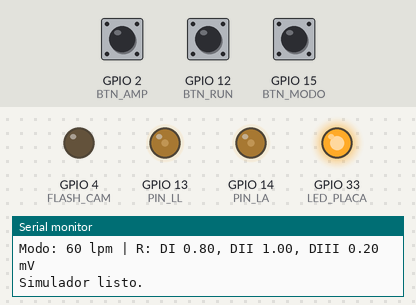
Bench run of a sketch on a simulated ESP32. Parts: output pins drawn as LEDs (lit = HIGH), the last lines printed to the serial monitor. Dashed ring = blinking. The inputs (shaded band) are chosen by the test bench; at power-on: GPIO 15 (BTN_MODO) HIGH, GPIO 2 (BTN_AMP) HIGH, GPIO 12 (BTN_RUN) HIGH.

Above: at 1.0 s.
1.8 s: GPIO 15 (BTN_MODO) pulled LOW for 0.15 s
At 2.43 s:
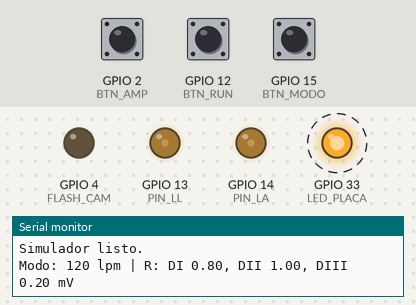
4.9 s: GPIO 15 (BTN_MODO) pulled LOW for 1 s
At 5.23 s:
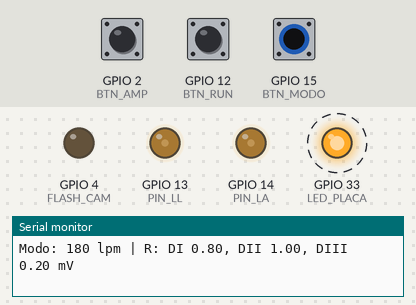
7.9 s: GPIO 2 (BTN_AMP) pulled LOW for 0.15 s
At 8.84 s:
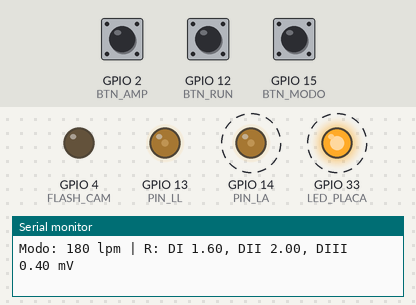
Timing chart, 0 to 10.8 s (numbered marks = the images above; inputs shaded):
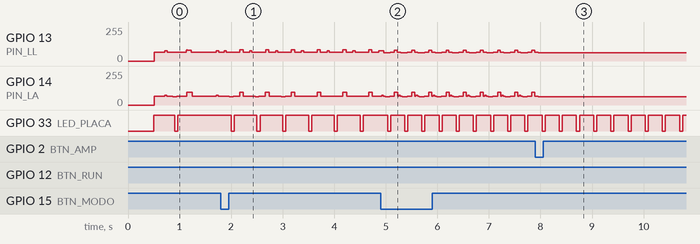

The sketch:

simulador_ecg_2canales.ino
```cpp
/*
  Simulador de ECG de 3 derivaciones con DOS CANALES — ESP32-CAM (AI-Thinker)
  ----------------------------------------------------------------------------
  Idea (pizarra del profe): dos señales independientes, V1 y V2, sobre una referencia.
    Canal LA: IO14 -> R1 1k -> [C1 100n] -> R2 10k -> [C2 10n] = TP_LA -> R3 220k -> LA -> 200 ohm -> GND
    Canal LL: IO13 -> R1 1k -> [C1 100n] -> R2 10k -> [C2 10n] = TP_LL -> R3 220k -> LL -> 200 ohm -> GND
    RA = N = GND (referencia)

  Derivaciones (las arma el lector restando bornes):
    DI   = LA - RA = V_LA              (canal 1)
    DII  = LL - RA = V_LL              (canal 2)
    DIII = LL - LA = V_LL - V_LA       (aparece sola: DII = DI + DIII)

  Pines ESP32-CAM:
    IO14 -> canal LA (DI)        IO13 -> canal LL (DII)
    IO15 -> botón MODO (a GND)   IO2  -> botón AMP (a GND)   IO12 -> botón RUN (a GND)
    LED de latido: el LED rojo de la placa (GPIO 33, se enciende en LOW)
    No usar IO4 (flash de la cámara) ni IO16 (PSRAM). No poner tarjeta microSD:
    IO2, IO12, IO13, IO14 e IO15 también son las líneas de la ranura SD.

  Placa: "AI Thinker ESP32-CAM" (paquete esp32 3.x). Para subir: base ESP32-CAM-MB.
*/

const int PIN_LA     = 14;
const int PIN_LL     = 13;
const int BTN_MODO   = 15;
const int BTN_AMP    = 2;
const int BTN_RUN    = 12;
const int LED_PLACA  = 33;         // LED rojo integrado (activo en LOW)
const int FLASH_CAM  = 4;          // flash de la cámara: apagado

// ---- PWM: se usa la primera frecuencia que la placa acepte ----
const uint32_t OPC_FREQ[] = {62500, 39062, 19531};
uint32_t PWM_FREQ = 0;
const uint8_t  PWM_BITS = 10;
const int      PWM_MAX  = (1 << PWM_BITS) - 1;

// ---- Circuito (igual para los dos canales) ----
const float VDD        = 3.3f;
const float G_FILTRO   = 0.952f;   // 220,2k / (11k + 220,2k)
// Atenuación TP / borne = (R3 + R4) / R4. Con los valores nominales: (220k + 200) / 200 = 1101.
// CALIBRACIÓN: mide R3 y R4 de cada canal con el multímetro y pon aquí el valor real de cada uno.
// Así DIII (que es la resta de los dos canales) queda dentro de la tolerancia.
const float ATEN_LA    = 1101.0f;  // canal LA (IO14)
const float ATEN_LL    = 1101.0f;  // canal LL (IO13)
const float TP_BASE    = 0.80f;    // línea base en cada TP (V)

// ---- Forma de cada derivación (alturas en mV, con escala 1) ----
// Cada canal tiene una forma distinta, para que la resta (DIII = DII - DI) dé una
// derivación con forma propia: R chica, S marcada y T invertida.
//                       P      Q       R      S       T
const float AMP_DI[]  = {0.10f, -0.03f, 0.80f, -0.05f, 0.35f};   // canal LA
const float AMP_DII[] = {0.15f, -0.12f, 1.00f, -0.30f, 0.20f};   // canal LL
//  => DIII (automática): P 0,05 · Q -0,09 · R 0,20 · S -0,25 · T -0,15 mV

const int   BPM[]   = {40, 60, 120, 180};
const int   N_MODOS = 5;           // 4 ritmos + calibración
int   modo      = 1;               // arranca en 60 lpm
float escala    = 1.0f;            // botón AMP: x1 / x2
bool  corriendo = true;

const int MAX_RR = 1500;
uint16_t tablaLA[MAX_RR], tablaLL[MAX_RR];
int largo = 1000, idxR = 400;

hw_timer_t* timer = nullptr;
volatile uint32_t ticks = 0;       // lo suma el timer cada 1 ms
uint32_t hechos = 0;               // milisegundos ya enviados a los PWM
void ARDUINO_ISR_ATTR onTimer() { ticks = ticks + 1; }

uint16_t mV_a_duty(float mv, float aten) {
  float tp   = TP_BASE + mv * aten / 1000.0f;
  float duty = tp / (G_FILTRO * VDD);
  return (uint16_t)constrain((int)roundf(duty * PWM_MAX), 0, PWM_MAX);
}

float g(float t, float c, float w, float a) { float x = (t - c) / w; return a * expf(-0.5f * x * x); }

// Arma un latido para una derivación con sus 5 alturas
void armar(uint16_t* tabla, const float* A, int RR, float aten) {
  float k = sqrtf(RR / 1000.0f), R = 0.40f * RR;
  static float e[MAX_RR];
  for (int i = 0; i < RR; i++) {
    float t = i;
    e[i] = g(t, R - 190 * k, 22 * k, A[0]) + g(t, R - 25, 8, A[1]) + g(t, R, 9, A[2])
         + g(t, R + 25, 8, A[3]) + g(t, R + 240 * k, 40 * k, A[4]);
  }
  float e0 = e[0], eN = e[RR - 1];
  for (int i = 0; i < RR; i++)
    tabla[i] = mV_a_duty((e[i] - (e0 + (eN - e0) * i / (float)(RR - 1))) * escala, aten);
}

void construirTablas() {
  if (modo == 4) {                                 // calibración: 1 mV en DI y DII, 1 Hz
    largo = 1000; idxR = 0;
    for (int i = 0; i < largo; i++) {
      tablaLA[i] = mV_a_duty(i < 500 ? 1.0f : 0.0f, ATEN_LA);
      tablaLL[i] = mV_a_duty(i < 500 ? 1.0f : 0.0f, ATEN_LL);
    }
    Serial.println("Modo: CALIBRACION 1 Hz / 1 mV (DI y DII; DIII = 0)");
    hechos = ticks;
    return;
  }
  int RR = 60000 / BPM[modo];
  largo = RR; idxR = (int)(0.40f * RR);
  armar(tablaLA, AMP_DI,  RR, ATEN_LA);
  armar(tablaLL, AMP_DII, RR, ATEN_LL);
  Serial.printf("Modo: %d lpm | R: DI %.2f, DII %.2f, DIII %.2f mV\n", BPM[modo],
                AMP_DI[2] * escala, AMP_DII[2] * escala, (AMP_DII[2] - AMP_DI[2]) * escala);
  hechos = ticks;                  // descarta el tiempo usado en recalcular: sin ráfagas al cambiar de modo
}

bool presionado(int pin, bool& previo, uint32_t& t0) {
  bool ahora = digitalRead(pin) == LOW, flanco = false;
  if (ahora && !previo && millis() - t0 > 200) { flanco = true; t0 = millis(); }
  previo = ahora;
  return flanco;
}

void setup() {
  Serial.begin(115200);
  delay(500);
  pinMode(FLASH_CAM, OUTPUT); digitalWrite(FLASH_CAM, LOW);
  pinMode(LED_PLACA, OUTPUT); digitalWrite(LED_PLACA, HIGH);   // apagado
  pinMode(BTN_MODO, INPUT_PULLUP);
  pinMode(BTN_AMP,  INPUT_PULLUP);
  pinMode(BTN_RUN,  INPUT_PULLUP);

  for (int i = 0; i < 3 && PWM_FREQ == 0; i++) {
    if (ledcAttach(PIN_LA, OPC_FREQ[i], PWM_BITS)) {
      if (ledcAttach(PIN_LL, OPC_FREQ[i], PWM_BITS)) PWM_FREQ = OPC_FREQ[i];
      else ledcDetach(PIN_LA);
    }
  }
  if (PWM_FREQ == 0) { Serial.println("ERROR: no se pudo configurar el PWM"); while (true) delay(1000); }
  Serial.printf("PWM OK: %u Hz, %u bits, 2 canales (IO14 = LA, IO13 = LL)\n", (unsigned)PWM_FREQ, (unsigned)PWM_BITS);

  construirTablas();
  timer = timerBegin(1000000);
  timerAttachInterrupt(timer, &onTimer);
  timerAlarm(timer, 1000, true, 0);                // cada 1 ms
  Serial.println("Simulador listo.");
}

void loop() {
  static bool pM = false, pA = false, pR = false;
  static uint32_t tM = 0, tA = 0, tR = 0;
  static int idx = 0;

  if (presionado(BTN_MODO, pM, tM)) { modo = (modo + 1) % N_MODOS; idx = 0; construirTablas(); }
  if (presionado(BTN_AMP,  pA, tA)) { escala = (escala == 1.0f) ? 2.0f : 1.0f; construirTablas(); }
  if (presionado(BTN_RUN,  pR, tR)) { corriendo = !corriendo; Serial.println(corriendo ? "RUN" : "STOP"); }

  while (hechos != ticks) {                        // una vez por cada milisegundo
    hechos++;
    if (corriendo) {
      ledcWrite(PIN_LA, tablaLA[idx]);
      ledcWrite(PIN_LL, tablaLL[idx]);
      int d = idx - idxR;
      digitalWrite(LED_PLACA, (d >= 0 && d < 60) ? LOW : HIGH);
      idx = (idx + 1) % largo;
    } else {
      ledcWrite(PIN_LA, mV_a_duty(0, ATEN_LA));
      ledcWrite(PIN_LL, mV_a_duty(0, ATEN_LL));
      digitalWrite(LED_PLACA, HIGH);
    }
  }
}
```

Measured:
- after the input at 1.8 s, GPIO 33 (LED_PLACA): alternates HIGH for 0.44 s and LOW for 0.06 s, starting after 0.20 s
- after the input at 4.9 s, GPIO 33 (LED_PLACA): alternates HIGH for 0.27 s and LOW for 0.06 s, starting after 0.47 s
- by itself, GPIO 13 (PIN_LL): repeats every 0.50 s: 65/255 0.20 s, 66/255 0.07 s, 83/255 0.07 s, 66/255 0.01 s, 65/255 0.12 s, 78/255 0.04 s
